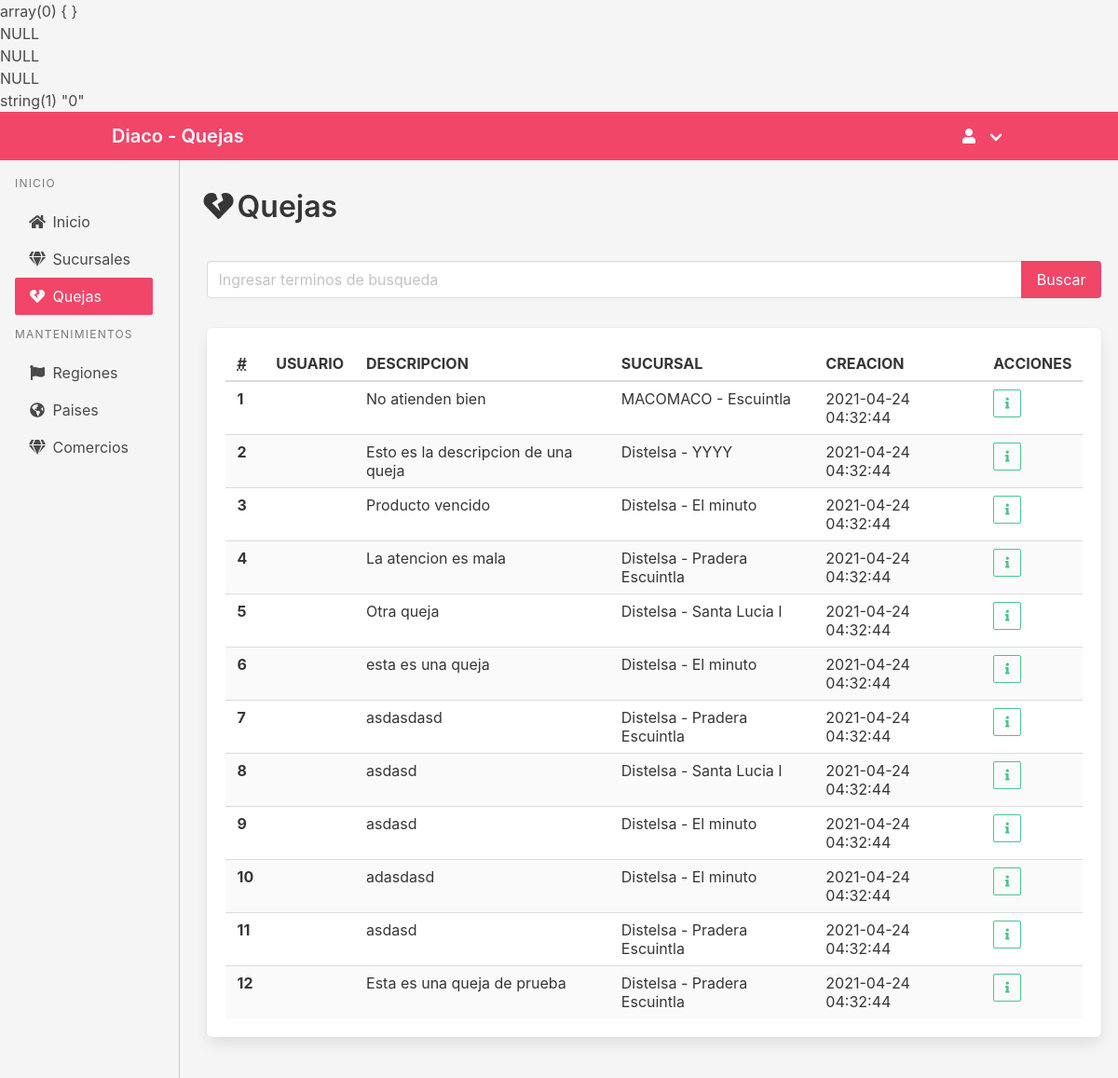
Screenshot of /admin/quejas/index.php with the database file from the repository.
### tables this page shows
CREATE TABLE `Queja` (
  `idQueja` int(11) NOT NULL,
  `nombre` varchar(75) DEFAULT NULL,
  `descripcion` varchar(255) NOT NULL,
  `solucion` varchar(255) NOT NULL,
  `telefono` varchar(10) DEFAULT NULL,
  `creacion` timestamp NULL DEFAULT CURRENT_TIMESTAMP,
  `actualizacion` timestamp NULL DEFAULT NULL ON UPDATE CURRENT_TIMESTAMP,
  `idSucursal` int(11) NOT NULL
);

CREATE TABLE `Comercio` (
  `idComercio` int(11) NOT NULL,
  `nombre` varchar(75) NOT NULL,
  `descripcion` varchar(255) DEFAULT NULL,
  `telefono` varchar(10) DEFAULT NULL,
  `direccion` varchar(255) DEFAULT NULL,
  `creacion` timestamp NULL DEFAULT CURRENT_TIMESTAMP,
  `actualizacion` timestamp NULL DEFAULT NULL ON UPDATE CURRENT_TIMESTAMP
);

CREATE TABLE `Sucursal` (
  `idSucursal` int(11) NOT NULL,
  `nombre` varchar(75) DEFAULT NULL,
  `direccion` varchar(255) DEFAULT NULL,
  `telefono` varchar(10) DEFAULT NULL,
  `creacion` timestamp NULL DEFAULT CURRENT_TIMESTAMP,
  `actualizacion` timestamp NULL DEFAULT NULL ON UPDATE CURRENT_TIMESTAMP,
  `idMunicipio` int(11) NOT NULL,
  `idComercio` int(11) NOT NULL
);

### modelos/Reportes.php (called while the page is built, shortened)
<?php
require_once($_SERVER['DOCUMENT_ROOT'] .'/utilidades/DataBase.php');
class Reporte {
	private $db;
	function __construct(){
		$this->db = new DataBase();
	}
	public function resumenQuejas($query){
		$query = "select q.idQueja, q.nombre as usuario, q.descripcion, q.creacion, s.nombre as sucursal, c.nombre as comercio from Queja as q
		inner join Sucursal as s
		on s.idSucursal = q.idSucursal
		inner join Comercio as c
		on c.idComercio = s.idComercio
		where s.nombre like '%$query%' OR c.nombre like '%$query%' order by q.idQueja DESC";
		$result = $this->db->queryResult($query);
		return $result;
	}
}
?>

### utilidades/DataBase.php (called while the page is built, shortened)
<?php
class DataBase{
	private $user="uwq5bha6eudzxzui";
	private $pass="m3IePasyAZZsHJ9EEung";
	private $host="bvvzaqa05oaftfot1xt5-mysql.services.clever-cloud.com";
	private $db="bvvzaqa05oaftfot1xt5";
	private $con;
    function __construct(){
        $this->con = @new \mysqli($this->host,$this->user,$this->pass,$this->db);
    }
    public function queryResult($query){
        if(($result = $this->con->query($query))){
            $res = array();
            while($row = $result->fetch_assoc())
                $res[] = $row;
        }else{
            echo 'No se Pudo Realizar la consulta: ' . $query . " Error: " .$this->con->error;
            exit;
        }
        return $res;
    }
}
?>

### admin/quejas/index.php (the view, shortened to what this page needs)
<?php
include($_SERVER['DOCUMENT_ROOT'] . '/utilidades/Sesion.php');
require_once($_SERVER['DOCUMENT_ROOT'] . '/modelos/Reportes.php');
$busqueda = isset($_GET["busqueda"]) ? $_GET["busqueda"] : "";
$reporte = new Reporte();
$lista = $reporte->resumenQuejas($busqueda);
?>
<!DOCTYPE html>
<html lang="es" style="height: 100%;">
<head>
    <link rel="stylesheet" href="https://cdn.jsdelivr.net/npm/bulma@0.9.2/css/bulma.min.css" />
    <link rel="stylesheet" href="https://cdnjs.cloudflare.com/ajax/libs/font-awesome/5.15.3/css/all.min.css" />
</head>
<body class="has-background-light" style="height: 100%;">
    <?php include('../templates/navbar.php'); ?>
    <div class="columns is-desktop">
        <div class="column  is-2  has-background-light">
            <?php include('../templates/sidenav.php'); ?>
        </div>
        <div class="column is-10 has-background-light" style="border-left: 1px solid #ccc;">
            <div class="container" style="padding: 2em  0;">
                <div class="columns is-desktop">
                    <div class="column is-6 ">
                        <h1 class="title is-3">
                            <span class="icon ">
                                <i class="fas fa-heart-broken"></i>
                            </span>
                            <span>Quejas</span>
                        </h1>
                    </div>
                    <div class="column is-6 " style="text-align:right;">
                    </div>
                </div>
                <div class="">
                    <form action="" method="GET" style="padding: 1em 0;">
                        <div class="field has-addons ">
                            <div class="control  is-expanded">
                                <input class="input" type="text" placeholder="Ingresar terminos de busqueda" autofocus name="busqueda" value="<?php echo isset($busqueda) ? $busqueda : ''; ?>" />
                            </div>
                            <div class="control">
                                <input class="button is-danger" value="Buscar" type="submit">
                            </div>
                        </div>
                    </form>
                </div>
                <div class="box">
                    <table class="table is-striped is-hoverable is-fullwidth">
                        <thead>
                            <tr>
                                <th><abbr title="Position">#</abbr></th>
                                <th>USUARIO</th>
                                <th>DESCRIPCION</th>
                                <th>SUCURSAL</th>
                                <th>CREACION</th>
                                <th>ACCIONES</th>
                            </tr>
                        </thead>
                        <tbody>
                            <?php if (isset($lista) && count($lista) >  0) { ?>
                                <?php $index = 1;
                                foreach ($lista as $value) { ?>
                                    <tr>
                                        <th>
                                            <?php echo $index; ?>
                                        </th>
                                        <td>
                                        </td>
                                        <td>
                                            <?php echo $value["descripcion"]; ?>
                                        </td>
                                        <td>
                                            <?php echo $value["comercio"] . ' - ' . $value["sucursal"]; ?>
                                        </td>
                                        <td>
                                            <?php echo $value["creacion"]; ?>
                                        </td>
                                        <td>
                                            <div class="buttons are-small">
                                                <a href="/admin/quejas/detalle.php?queja=<?php echo $value['idQueja']; ?>" class="button is-success is-outlined" title="Detalle de queja">
                                                    <span class="icon is-small">
                                                        <i class="fas fa-info"></i>
                                                    </span></a>
                                            </div>
                                        </td>
                                    </tr>
                                <?php $index++;
                                } ?>
                            <?php } ?>
                        </tbody>
                    </table>
                </div>
            </div>
        </div>
    </div>
</body>
</html>

### rows the page displays
queja: descripcion "No atienden bien", comercio.nombre "MACOMACO", idSucursal.nombre "Escuintla", creacion "2021-04-24 04:32:44"
queja: descripcion "Esto es la descripcion de una queja", comercio.nombre "Distelsa", idSucursal.nombre "YYYY", creacion "2021-04-24 04:32:44"
queja: descripcion "Producto vencido", comercio.nombre "Distelsa", idSucursal.nombre "El minuto", creacion "2021-04-24 04:32:44"
queja: descripcion "La atencion es mala", comercio.nombre "Distelsa", idSucursal.nombre "Pradera Escuintla", creacion "2021-04-24 04:32:44"
queja: descripcion "Otra queja", comercio.nombre "Distelsa", idSucursal.nombre "Santa Lucia I", creacion "2021-04-24 04:32:44"
queja: descripcion "esta es una queja", comercio.nombre "Distelsa", idSucursal.nombre "El minuto", creacion "2021-04-24 04:32:44"
queja: descripcion "asdasdasd", comercio.nombre "Distelsa", idSucursal.nombre "Pradera Escuintla", creacion "2021-04-24 04:32:44"
queja: descripcion "asdasd", comercio.nombre "Distelsa", idSucursal.nombre "Santa Lucia I", creacion "2021-04-24 04:32:44"
queja: descripcion "asdasd", comercio.nombre "Distelsa", idSucursal.nombre "El minuto", creacion "2021-04-24 04:32:44"
queja: descripcion "adasdasd", comercio.nombre "Distelsa", idSucursal.nombre "El minuto", creacion "2021-04-24 04:32:44"
queja: descripcion "asdasd", comercio.nombre "Distelsa", idSucursal.nombre "Pradera Escuintla", creacion "2021-04-24 04:32:44"
queja: descripcion "Esta es una queja de prueba", comercio.nombre "Distelsa", idSucursal.nombre "Pradera Escuintla", creacion "2021-04-24 04:32:44"
